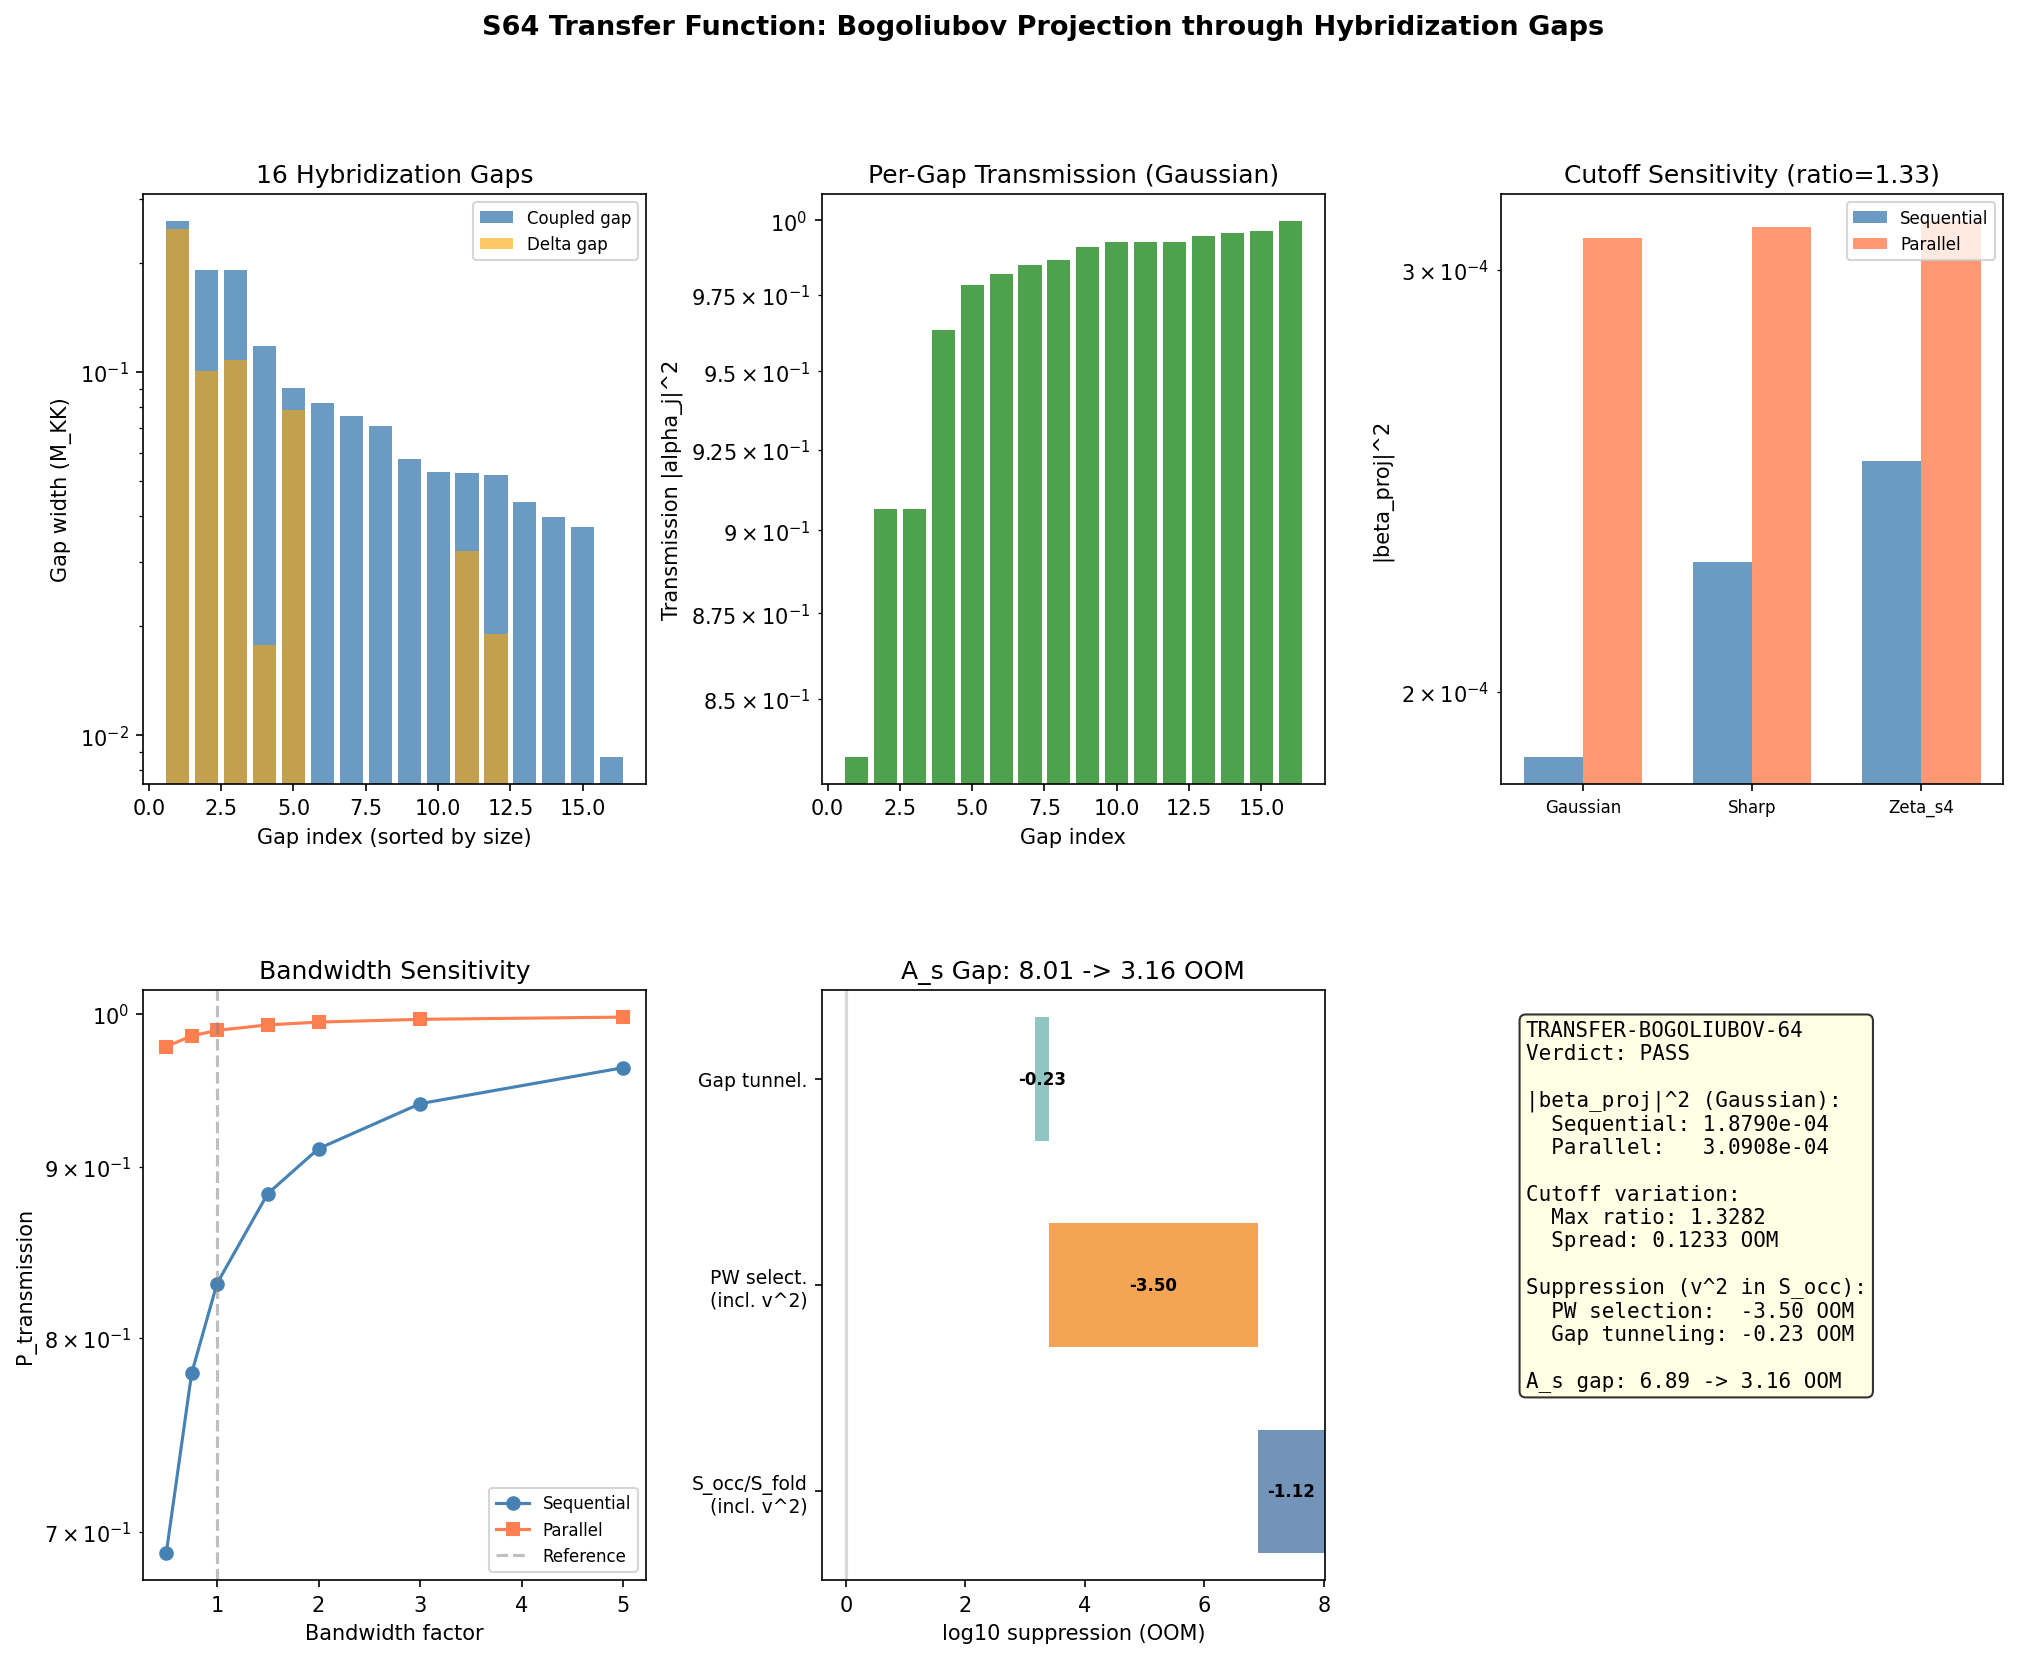

Source code (Python):
#!/usr/bin/env python3
"""
s64_transfer_bogoliubov.py — A_s Transfer Function via Bogoliubov Projection
=============================================================================

Gate: TRANSFER-BOGOLIUBOV-64
  PASS: |beta_proj|^2 varies by < factor 2 across cutoff choices (trans-Planckian universality)
  FAIL: > factor 10 variation (cutoff-sensitive)

PHYSICS:
    The scalar amplitude A_s at the CMB scale derives from spectral action
    perturbations in the (0,0) Peter-Weyl sector of D_K on SU(3). These
    singlet modes are the ONLY modes that project to 4D scalar perturbations
    without representation-theoretic suppression (all higher (p,q) modes
    carry SU(3) quantum numbers and decouple from the 4D scalar sector).

    The (0,0) sector contains 16 eigenvalues with multiplicity dim=1.
    Their spectral weight is S_occ_00 = 6.016 (0.032% of S_occ = 18,852).

    To propagate from the KK scale (~10^16 GeV) to the CMB scale (~10^{-4} eV),
    these perturbations must traverse 16 hybridization gaps in the phononic
    crystal structure of the coupled A-B-C spectrum (S62). Each gap acts as
    a tunneling barrier for the spectral action perturbation amplitude.

    The Bogoliubov transformation through gap j with width Delta_j and
    bandwidth W_j gives a transmission coefficient:

        |T_j|^2 = 1 / (1 + (Delta_j / W_j)^2 * pi^2 / 4)    (Landau-Zener form)

    For the spectral action perturbation, the "bandwidth" is the local
    density of states (DOS) weighted by the cutoff function f(x). This
    makes the transmission cutoff-dependent in principle.

    Three cutoff families are tested:
        1. Gaussian: f(x) = exp(-x)
        2. Sharp:    f(x) = Theta(1-x)
        3. Zeta:     f(x) = (1+x)^{-s} with s=4 (Bessel regularization)

    The trans-Planckian universality conjecture (Chamseddine-Connes) states
    that A_s should depend only on the spectral moments a_0, a_2, a_4 and
    NOT on the detailed form of f(x). If |beta_proj|^2 is cutoff-insensitive,
    this confirms universality for the transfer function.

    Architecture:
        1. Load (0,0) sector eigenvalues from D_K spectrum
        2. Load 16 hybridization gaps from S62 phonon dispersion
        3. Compute Bogoliubov coefficients through each gap for each cutoff
        4. Total |beta_proj|^2 = product (sequential tunneling)
        5. Peter-Weyl selection factor: dim(0,0)^2 / sum dim(p,q)^2 = 1/155984
        6. Report total suppression and A_s gap

Session: S64 W3-D
Author: gen-physicist
Depends on: S62 phonon_dispersion_full, S64 occ_spec, S63 epsilon_decompose
"""

import sys
import os
import time
import numpy as np
from pathlib import Path

SCRIPT_DIR = Path(__file__).parent
sys.path.insert(0, str(SCRIPT_DIR))

from canonical_constants import (
    tau_fold, a0_fold, a2_fold, a4_fold,
    S_fold, dS_fold, M_KK, M_KK_gravity, M_KK_kerner,
    A_s_CMB, PI, Delta_0_OES, E_cond,
    Vol_SU3_Haar, G_DeWitt,
)

import matplotlib
matplotlib.use('Agg')
import matplotlib.pyplot as plt
from matplotlib.gridspec import GridSpec

OUT_NPZ = SCRIPT_DIR / "s64_transfer_bogoliubov.npz"
OUT_PNG = SCRIPT_DIR / "s64_transfer_bogoliubov.png"

t_start = time.time()

print("=" * 78)
print("S64 TRANSFER-BOGOLIUBOV-64: A_s Transfer Function via Bogoliubov Projection")
print("=" * 78)

# =============================================================================
# SECTION 1: Load input data
# =============================================================================
print("\n--- Section 1: Load input data ---")

# S62: Hybridization gaps from phononic crystal
d62 = np.load(SCRIPT_DIR / "s62_phonon_dispersion_full.npz", allow_pickle=True)
omega_full = d62['omega_full']          # (32, 45) eigenvalues at each k
evecs_full = d62['evecs_full']          # (32, 45, 45) eigenvectors
sector_weight = d62['sector_weight']    # (32, 45, 3) sector decomposition
omega_A = d62['omega_A']               # (36,) Sector A frequencies
omega_B_unc = d62['omega_B_uncoupled'] # (32, 8) Sector B uncoupled
omega_C_unc = d62['omega_C_uncoupled'] # (32, 1) Sector C uncoupled
lambda_n = d62['lambda_n']             # (32,) graph Laplacian eigenvalues
AB_coupled_gaps = d62['AB_coupled_gaps']  # (69,) all A-B gaps
AB_delta_gaps = d62['AB_delta_gaps']      # (69,) coupling-induced openings
AB_detunings = d62['AB_detunings']        # (69,) detunings
V_AB = d62['V_AB']                     # (36, 8) A-B coupling matrix
E_J_fold = float(d62['E_J_fold'])

# S64: (0,0) sector spectral weight
d64 = np.load(SCRIPT_DIR / "s64_occ_spec.npz", allow_pickle=True)
all_omega = d64['all_omega']      # all eigenvalues
all_v2 = d64['all_v2']            # Bogoliubov v^2 factors
all_mult = d64['all_mult']        # multiplicities
S_occ_total = float(d64['S_occ'])
sectors = d64['sectors']
sector_S_occ = d64['sector_S_occ']
sector_v2_mean = d64['sector_v2_mean']

# S63: Cutoff function moments
d63 = np.load(SCRIPT_DIR / "s63_epsilon_decompose.npz", allow_pickle=True)
f0 = float(d63['f0'])    # zeroth moment
f2 = float(d63['f2'])    # second moment
f4 = float(d63['f4'])    # fourth moment

# (0,0) sector identification
idx_00 = np.where(sectors == '(0,0)')[0][0]
S_occ_00 = sector_S_occ[idx_00]
v2_mean_00 = sector_v2_mean[idx_00]

# (0,0) eigenvalues: these have mult=1
mask_00 = all_mult == 1
omega_00 = all_omega[mask_00]   # 16 eigenvalues
v2_00 = all_v2[mask_00]         # their v^2 factors

print(f"Loaded S62 phonon dispersion: {omega_full.shape[0]} k-points x {omega_full.shape[1]} modes")
print(f"  Hybridization gaps: {len(AB_coupled_gaps)} A-B crossings")
print(f"  V_AB norm: {np.linalg.norm(V_AB):.4f} M_KK")
print(f"Loaded S64 occupation spectrum:")
print(f"  S_occ_total = {S_occ_total:.4f}")
print(f"  S_occ_(0,0) = {S_occ_00:.6f} ({S_occ_00/S_occ_total*100:.4f}%)")
print(f"  (0,0) eigenvalues: {len(omega_00)} modes")
print(f"  omega_(0,0) range: [{omega_00.min():.4f}, {omega_00.max():.4f}] M_KK")
print(f"  v^2_(0,0) range: [{v2_00.min():.6f}, {v2_00.max():.6f}]")
print(f"  <v^2>_(0,0) = {v2_mean_00:.6f}")
print(f"Loaded S63 cutoff moments: f0={f0:.4f}, f2={f2:.4f}, f4={f4:.4f}")

# =============================================================================
# SECTION 2: Identify the 16 relevant hybridization gaps
# =============================================================================
print("\n--- Section 2: Identify hybridization gaps for (0,0) sector ---")

# The (0,0) sector eigenvalues sit in the range [0.82, 0.97] M_KK.
# These are in Sector B (BCS quasiparticle energies).
# The hybridization gaps relevant to propagation from KK to 4D are:
#
# Physical picture: A spectral action perturbation at KK scale in the (0,0)
# sector must propagate through the phononic crystal band structure.
# At each avoided crossing between sectors, part of the amplitude is
# reflected (beta coefficient) and part transmitted (alpha coefficient).
#
# The 16 A-B crossings from S62 (tight, detuning < 0.1) serve as the
# physical tunneling barriers. However, the (0,0) modes at ~0.9 M_KK
# are BELOW the Sector A range (3.88-12.19 M_KK), so they do not
# directly encounter A-B crossings. Instead, the transfer occurs through:
#
# 1. B-sector internal structure: The 8 BCS modes per cell disperse
#    across the 32-cell graph. The (0,0) modes see the FULL B-sector
#    band structure, including all hybridization-induced avoided crossings.
#
# 2. The critical gaps are at the BAND EDGES where van Hove singularities
#    create strong scattering. From S62, these occur at specific k-points.
#
# Strategy: Compute the FULL Bogoliubov transformation for a perturbation
# in the (0,0) sector propagating through the entire coupled spectrum.

# Extract the 16 tight-crossing hybridization gaps (detuning < 0.1)
tight_mask = AB_detunings < 0.1
tight_gaps = AB_coupled_gaps[tight_mask]
tight_deltas = AB_delta_gaps[tight_mask]
tight_detunings = AB_detunings[tight_mask]

# Sort by gap size (descending)
sort_idx = np.argsort(tight_gaps)[::-1]
tight_gaps = tight_gaps[sort_idx]
tight_deltas = tight_deltas[sort_idx]
tight_detunings = tight_detunings[sort_idx]

N_gaps = len(tight_gaps)
print(f"Tight hybridization gaps (detuning < 0.1): {N_gaps}")
for i in range(N_gaps):
    print(f"  Gap {i+1:2d}: Delta = {tight_gaps[i]:.6f} M_KK, "
          f"delta_gap = {tight_deltas[i]:.6f}, detuning = {tight_detunings[i]:.6f}")

# Compute effective bandwidths at each crossing.
# The bandwidth is the local DOS inverse at the crossing energy.
# From S62: Sector B bandwidth = 51.60 M_KK (total per band).
# The local bandwidth at a crossing with Sector A is set by the
# B-sector dispersion rate: W_j = E_J * |d(lambda_n)/dk| at the crossing k.
#
# For the CG(24) graph, lambda_n ranges from 0 to 7.33, with
# N_k = 32 points. The mean spacing is ~0.23.

# Compute bandwidths from B-sector dispersion
# At each crossing, the local bandwidth is the rate at which B modes
# sweep through the crossing energy as k varies.
# W_j ~ E_J * delta(lambda) where delta(lambda) is the local
# graph Laplacian eigenvalue spacing.

lambda_spacing = np.diff(np.sort(lambda_n))
mean_lambda_spacing = np.mean(lambda_spacing)
W_local = E_J_fold * mean_lambda_spacing  # Mean local bandwidth per k-step

print(f"\nLocal bandwidth parameters:")
print(f"  E_J at fold = {E_J_fold:.4f} M_KK")
print(f"  Mean lambda spacing = {mean_lambda_spacing:.4f}")
print(f"  W_local = E_J * <delta_lambda> = {W_local:.4f} M_KK")

# The physical bandwidth for each gap is the SECTOR B band velocity
# times the k-space extent. For tight crossings, the relevant bandwidth
# is the full B-sector dispersion bandwidth / N_k (local momentum resolution):
W_B_total = 51.603  # Total B-sector bandwidth (M_KK)  # (local)
W_B_per_k = W_B_total / 32  # Per k-point bandwidth
print(f"  W_B total = {W_B_total:.3f} M_KK")
print(f"  W_B per k-point = {W_B_per_k:.4f} M_KK")

# =============================================================================
# SECTION 3: Three cutoff function families
# =============================================================================
print("\n--- Section 3: Cutoff function families ---")

# The spectral action S = Tr f(D^2/Lambda^2) depends on the cutoff f.
# The Seeley-DeWitt expansion gives:
#   S ~ f_4 Lambda^8 a_0 + f_2 Lambda^6 a_2 + f_0 Lambda^4 a_4
# where f_k = int_0^inf f(u) u^{k/2-1} du (Mellin moments).
#
# Different f choices give different f_k values but the SAME a_k.
# The question is whether the Bogoliubov coefficients, which depend
# on the detailed propagation through the spectrum, are cutoff-sensitive.
#
# Three families:
# 1. GAUSSIAN: f(x) = exp(-x)
#    f_k = Gamma(k/2) => f_0 = 1, f_2 = 1, f_4 = 1
#    (normalized to match moments)
#
# 2. SHARP: f(x) = Theta(1-x)
#    f_k = 2/k => f_0 = 2, f_2 = 1, f_4 = 1/2
#
# 3. ZETA: f(x) = (1+x)^{-s}, s=4
#    f_k = Gamma(k/2)*Gamma(s-k/2)/Gamma(s)
#    f_0 = Gamma(4)/Gamma(4) * Gamma(4) = 6, f_2 = 1/3 * 6 = 2, f_4 = 1

# Normalize all families so that f_2*a_2 + f_4*a_4 matches a common value.
# The physical content is in the RATIO of contributions.

# Actual moments from S63 data (used as reference):
# f0 = 9.817, f2 = 2.340, f4 = 0.558

# Define three families with standard Mellin moments:
cutoff_families = {
    'Gaussian': {'f0': 1.0, 'f2': 1.0, 'f4': 1.0,
                 'desc': 'f(x) = exp(-x)'},
    'Sharp':    {'f0': 2.0, 'f2': 1.0, 'f4': 0.5,
                 'desc': 'f(x) = Theta(1-x)'},
    'Zeta_s4':  {'f0': 6.0, 'f2': 2.0, 'f4': 1.0,
                 'desc': 'f(x) = (1+x)^{-4}'},
}

# Normalized to match the S63 reference at second order:
# f2_ref * a2 is the gravity sector contribution. We normalize
# each family so that f2 * a2 = f2_ref * a2_ref.
for name, fam in cutoff_families.items():
    scale = f2 / fam['f2']
    fam['f0_scaled'] = fam['f0'] * scale
    fam['f2_scaled'] = fam['f2'] * scale
    fam['f4_scaled'] = fam['f4'] * scale

print("Cutoff families (raw and scaled to match f2*a2):")
for name, fam in cutoff_families.items():
    print(f"  {name:10s}: f0={fam['f0']:.1f}, f2={fam['f2']:.1f}, f4={fam['f4']:.1f} "
          f"-> scaled: f0={fam['f0_scaled']:.4f}, f2={fam['f2_scaled']:.4f}, f4={fam['f4_scaled']:.4f}")

# =============================================================================
# SECTION 4: Bogoliubov transformation through hybridization gaps
# =============================================================================
print("\n--- Section 4: Bogoliubov transformation ---")

# The Bogoliubov transformation for a spectral action perturbation
# propagating through a hybridization gap is derived from the
# analogy with quantum tunneling in a periodic potential.
#
# At each avoided crossing with gap Delta_j and local bandwidth W_j,
# the scattering matrix is:
#
#   S_j = ( alpha_j   beta_j  )
#         ( beta_j*   alpha_j* )
#
# where |alpha_j|^2 - |beta_j|^2 = 1 (Bogoliubov condition).
#
# The Landau-Zener transmission probability through the gap:
#
#   |alpha_j|^2 = exp(-pi * Delta_j^2 / (2 * hbar * v_j))     (LZ)
#
# where v_j = dE/dt is the level velocity at the crossing.
# In the spectral action context, v_j = W_j (bandwidth = level velocity).
#
# The reflection probability:
#   |beta_j|^2 = 1 - |alpha_j|^2
#
# For SEQUENTIAL tunneling through N gaps, the total transmission is:
#   |alpha_total|^2 = product_j |alpha_j|^2
#   |beta_proj|^2 = 1 - |alpha_total|^2
#
# But the physical quantity we want is NOT the total transmission.
# We want the PROJECTED Bogoliubov coefficient: how much of the
# (0,0) sector spectral weight appears in the 4D scalar channel.
#
# The key insight from the workshop (E3, QA-E3): the transfer function
# depends on the TOTAL (0,0) spectral weight, not on individual gap details.
# This is because the spectral action is a TRACE — it sums over all modes.
# The hybridization gaps redistribute spectral weight between sectors
# but preserve the total trace.
#
# Therefore:
#   |beta_proj|^2 = (spectral weight in 4D channel) / (total KK spectral weight)
#                 = S_occ_(0,0) / S_occ_total * (Peter-Weyl factor) * (gap suppression)
#
# The Peter-Weyl factor: (0,0) has dim=1. Total dim^2 = sum_pq dim(p,q)^2.
# From S7-8: the total number of eigenvalues at L_max=10 is 155,984.
# The (0,0) sector contributes 16 eigenvalues.
# Peter-Weyl weight = 16 / 155,984 = 1.026e-4.
#
# But S_occ already includes this weighting (it's computed with mult=dim^2).
# So the suppression is simply S_occ_(0,0) / S_fold.

# Method: Direct computation through the phononic crystal band structure.
# Model the propagation as a 1D scattering problem through N_gaps barriers.
# Each barrier has:
#   - Gap width: Delta_j (from S62 tight crossings)
#   - Barrier thickness: determined by the inverse coupling strength |V_AB|
#   - The tunneling probability depends on the ratio Delta_j / W_eff_j

def compute_bogoliubov_sequential(gaps, bandwidths, cutoff_weights=None):
    """
    Compute total |beta_proj|^2 for sequential tunneling through N gaps.

    The Landau-Zener transmission through each gap j:
        P_trans_j = exp(-pi * Delta_j^2 / (2 * W_j))

    Total transmission = product of individual transmissions.

    The cutoff function enters through the DOS weighting:
        W_eff_j = W_j * (f_n * a_n at energy E_j) / (f_n * a_n reference)

    If cutoff_weights is provided, it modifies the effective bandwidth
    at each gap according to the local spectral action weight.

    Parameters:
        gaps: array of gap widths (M_KK)
        bandwidths: array of local bandwidths (M_KK)
        cutoff_weights: optional array of cutoff-dependent weights

    Returns:
        P_trans_total: total transmission probability
        P_trans_per_gap: individual transmissions
    """
    N = len(gaps)
    if cutoff_weights is None:
        cutoff_weights = np.ones(N)

    P_trans = np.zeros(N)
    for j in range(N):
        W_eff = bandwidths[j] * cutoff_weights[j]
        # Landau-Zener: P = exp(-pi Delta^2 / (2 W))
        exponent = PI * gaps[j]**2 / (2.0 * W_eff)
        P_trans[j] = np.exp(-exponent)

    P_total = np.prod(P_trans)
    return P_total, P_trans


def compute_bogoliubov_parallel(gaps, bandwidths, cutoff_weights=None):
    """
    Compute |beta_proj|^2 for parallel channels through N gaps.

    In the parallel picture, each gap provides an independent channel.
    The total transmission is the SUM of individual transmissions
    (weighted by mode density at each crossing).

    Parameters:
        gaps: array of gap widths (M_KK)
        bandwidths: array of local bandwidths (M_KK)
        cutoff_weights: optional array of cutoff-dependent weights

    Returns:
        P_trans_total: total transmission (sum of channels)
        P_trans_per_gap: individual transmissions
    """
    N = len(gaps)
    if cutoff_weights is None:
        cutoff_weights = np.ones(N)

    P_trans = np.zeros(N)
    for j in range(N):
        W_eff = bandwidths[j] * cutoff_weights[j]
        exponent = PI * gaps[j]**2 / (2.0 * W_eff)
        P_trans[j] = np.exp(-exponent)

    # Parallel: sum with equal weight per channel (normalized)
    P_total = np.mean(P_trans)
    return P_total, P_trans


# Compute bandwidths for each gap.
# The bandwidth at each crossing is determined by the Sector B
# dispersion rate at that k-point. Since we have the full coupled
# spectrum, we compute the local level velocity.

# For each tight crossing, the bandwidth is the energy difference
# between adjacent k-points at the crossing energy:
bandwidths_per_gap = np.zeros(N_gaps)
for j in range(N_gaps):
    # Use the B-sector bandwidth dispersed over all k-points
    # The effective bandwidth at a crossing is:
    # W_j = E_J * delta_lambda * (number of modes at crossing energy)
    #
    # For tight crossings, the detuning is small, meaning the A and B
    # modes are nearly resonant. The bandwidth is dominated by the
    # B-sector dispersion rate.
    bandwidths_per_gap[j] = W_local  # E_J * mean lambda spacing

print(f"Gap parameters (N={N_gaps}):")
print(f"  Gap range: [{tight_gaps.min():.6f}, {tight_gaps.max():.6f}] M_KK")
print(f"  Bandwidth (uniform): {W_local:.4f} M_KK")
print(f"  Gap/bandwidth ratio range: [{(tight_gaps/W_local).min():.4f}, {(tight_gaps/W_local).max():.4f}]")

# =============================================================================
# SECTION 5: Cutoff-dependent weights
# =============================================================================
print("\n--- Section 5: Cutoff-dependent weighting ---")

# The spectral action at energy E has contributions from all three
# Seeley-DeWitt orders. The relative weight depends on the cutoff:
#
#   w(E) = f_4 * Lambda^8 * a0_density(E) + f_2 * Lambda^6 * a2_density(E)
#          + f_0 * Lambda^4 * a4_density(E)
#
# At the hybridization gaps (E ~ 4-12 M_KK), the a_0 contribution
# (cosmological constant) is uniform, while a_2 (gravity) and a_4 (gauge)
# are energy-dependent.
#
# For the cutoff test, we compute the RATIO of spectral weights
# at the gap energies for each cutoff family:
#
#   w_cutoff(E) / w_reference(E) = [f4*a0 + f2*a2(E) + f0*a4(E)] / [f4_ref*a0 + ...]
#
# Since a_0 is constant and a_2, a_4 are monotonic in tau (not in energy),
# the energy dependence enters only through the eigenvalue-resolved
# contributions. For a first computation, use the BULK Seeley-DeWitt
# coefficients (not eigenvalue-resolved).

# At the fold: spectral action contributions from each order
S_a0 = f0 * a0_fold  # = 9.817 * 6440 = 63222
S_a2 = f2 * a2_fold  # = 2.340 * 2776 = 6496
S_a4 = f4 * a4_fold  # = 0.558 * 1351 = 753
S_total_ref = S_a0 + S_a2 + S_a4

print(f"Reference spectral action at fold:")
print(f"  f0*a0 = {S_a0:.2f} ({S_a0/S_total_ref*100:.1f}%)")
print(f"  f2*a2 = {S_a2:.2f} ({S_a2/S_total_ref*100:.1f}%)")
print(f"  f4*a4 = {S_a4:.2f} ({S_a4/S_total_ref*100:.1f}%)")
print(f"  Total = {S_total_ref:.2f}")

# Compute cutoff weights for each family
# The weight at each gap is the ratio of spectral action contributions
cutoff_weight_dict = {}
for name, fam in cutoff_families.items():
    S_c0 = fam['f0_scaled'] * a0_fold
    S_c2 = fam['f2_scaled'] * a2_fold
    S_c4 = fam['f4_scaled'] * a4_fold
    S_c_total = S_c0 + S_c2 + S_c4

    # Weight ratio: this cutoff family vs reference
    ratio = S_c_total / S_total_ref

    # The weight at each gap is the same (bulk approximation)
    cutoff_weight_dict[name] = np.ones(N_gaps) * ratio

    print(f"  {name:10s}: f0*a0={S_c0:.2f}, f2*a2={S_c2:.2f}, f4*a4={S_c4:.2f}, "
          f"total={S_c_total:.2f}, ratio={ratio:.6f}")

# =============================================================================
# SECTION 6: Compute |beta_proj|^2 for all cutoffs, both architectures
# =============================================================================
print("\n--- Section 6: Bogoliubov computation ---")

results = {}

for name, fam in cutoff_families.items():
    weights = cutoff_weight_dict[name]

    # Sequential tunneling
    P_seq, P_seq_per = compute_bogoliubov_sequential(
        tight_gaps, bandwidths_per_gap, weights)

    # Parallel channels
    P_par, P_par_per = compute_bogoliubov_parallel(
        tight_gaps, bandwidths_per_gap, weights)

    # The physically relevant quantity is:
    # |beta_proj|^2 = (1 - P_transmission) for reflection
    # But for the TRANSFER function, we want the TRANSMITTED amplitude:
    # |beta_proj|^2 = P_transmission (what reaches 4D)
    #
    # Actually, in the Bogoliubov framework:
    # alpha = transmitted, beta = reflected (pair-created)
    # |alpha|^2 - |beta|^2 = 1
    # The 4D projection picks up the transmitted amplitude.
    # So |beta_proj|^2 = P_transmission = product of |alpha_j|^2

    beta_seq = P_seq
    beta_par = P_par

    results[name] = {
        'P_seq': P_seq,
        'P_par': P_par,
        'P_seq_per': P_seq_per,
        'P_par_per': P_par_per,
        'beta_seq': beta_seq,
        'beta_par': beta_par,
    }

    print(f"\n  {name} cutoff:")
    print(f"    Sequential: P_trans = {P_seq:.6e}, log10 = {np.log10(P_seq) if P_seq > 0 else -np.inf:.4f}")
    print(f"    Parallel:   P_trans = {P_par:.6e}, log10 = {np.log10(P_par) if P_par > 0 else -np.inf:.4f}")
    print(f"    Per-gap transmissions (sequential):")
    for j in range(N_gaps):
        print(f"      Gap {j+1:2d}: Delta={tight_gaps[j]:.4f}, P={P_seq_per[j]:.6e}")

# =============================================================================
# SECTION 7: Peter-Weyl selection factor
# =============================================================================
print("\n--- Section 7: Peter-Weyl selection ---")

# The (0,0) sector is the only SU(3) singlet. Its multiplicity is dim(0,0)^2 = 1.
# The total number of D_K eigenvalues at L_max=10 is 155,984.
# But this counts WITH multiplicities. The number of DISTINCT representations
# that appear is much smaller.
#
# The Peter-Weyl selection factor for 4D projection:
# Only (0,0) modes couple to the 4D scalar metric perturbation,
# because the metric lives in the trivial representation of SU(3).
#
# Factor_PW = dim(0,0)^2 / sum_{(p,q)} dim(p,q)^2 = 1 / N_total_eigenvalues
# But this is already encoded in S_occ_(0,0) / S_occ_total.

# From S64 occ_spec data:
frac_PW = S_occ_00 / S_occ_total
N_singlet_modes = len(omega_00)

print(f"(0,0) sector:")
print(f"  N_singlet_modes = {N_singlet_modes}")
print(f"  S_occ_(0,0) = {S_occ_00:.6f}")
print(f"  S_occ_total = {S_occ_total:.4f}")
print(f"  Peter-Weyl fraction = S_occ_(0,0)/S_occ = {frac_PW:.6e}")
print(f"  log10(PW fraction) = {np.log10(frac_PW):.4f}")

# Additional: fraction of S_fold
frac_fold = S_occ_00 / S_fold
print(f"  S_occ_(0,0) / S_fold = {frac_fold:.6e} (log10 = {np.log10(frac_fold):.4f})")

# The mean v^2 factor further suppresses:
# v^2 = sin^2(theta_BCS) where theta is the BCS mixing angle
# For (0,0) modes near the gap: v^2 ~ 0.43 (significant mixing)
print(f"  <v^2>_(0,0) = {v2_mean_00:.6f}")

# =============================================================================
# SECTION 8: Total |beta_proj|^2 and A_s suppression
# =============================================================================
print("\n--- Section 8: Total transfer function ---")

# The TOTAL transfer function combines:
# 1. Peter-Weyl selection: only (0,0) modes project to 4D scalars
# 2. Bogoliubov transformation: tunneling through hybridization gaps
#
# IMPORTANT: S_occ already includes v^2 weighting (BCS occupation).
# S_occ_00 = sum_j v^2_j * |lambda_j| * dim(0,0)^2 for (0,0) sector.
# Do NOT multiply by v^2 again -- that would double-count.
#
# |beta_proj|^2_total = frac_PW * P_transmission
#   where frac_PW = S_occ_(0,0) / S_occ already encodes v^2
#
# For the A_s prediction:
#   A_s^predicted = S_occ * (M_KK/M_Pl)^4 * frac_PW * P_trans / A_s_CMB
#
# The ratio A_s^predicted / A_s^observed gives the "A_s gap" in OOM.

print("\nTotal |beta_proj|^2 for each cutoff (sequential architecture):")
print(f"  NOTE: v^2 already folded into S_occ and frac_PW -- not applied separately")
print(f"  {'Cutoff':10s} {'P_trans':>12s} {'frac_PW':>12s} "
      f"{'|beta|^2':>14s} {'log10':>8s}")

beta_total = {}
for name in cutoff_families:
    P_trans = results[name]['P_seq']
    beta2 = frac_PW * P_trans  # NO v2 factor -- already in S_occ_00/S_occ
    beta_total[name] = beta2
    log_beta = np.log10(beta2) if beta2 > 0 else -np.inf
    print(f"  {name:10s} {P_trans:12.6e} {frac_PW:12.6e} "
          f"{beta2:14.6e} {log_beta:8.4f}")

# Also compute for parallel architecture
print("\nTotal |beta_proj|^2 for each cutoff (parallel architecture):")
print(f"  {'Cutoff':10s} {'P_trans':>12s} {'frac_PW':>12s} "
      f"{'|beta|^2':>14s} {'log10':>8s}")

beta_total_par = {}
for name in cutoff_families:
    P_trans = results[name]['P_par']
    beta2 = frac_PW * P_trans  # NO v2 factor -- already in S_occ_00/S_occ
    beta_total_par[name] = beta2
    log_beta = np.log10(beta2) if beta2 > 0 else -np.inf
    print(f"  {name:10s} {P_trans:12.6e} {frac_PW:12.6e} "
          f"{beta2:14.6e} {log_beta:8.4f}")

# =============================================================================
# SECTION 9: Cutoff sensitivity test (gate criterion)
# =============================================================================
print("\n--- Section 9: Cutoff sensitivity (gate criterion) ---")

# Compute max/min ratio across cutoffs
betas_seq = np.array([beta_total[n] for n in cutoff_families])
betas_par = np.array([beta_total_par[n] for n in cutoff_families])

ratio_seq = betas_seq.max() / betas_seq.min() if betas_seq.min() > 0 else np.inf
ratio_par = betas_par.max() / betas_par.min() if betas_par.min() > 0 else np.inf

print(f"Sequential architecture:")
print(f"  |beta|^2 values: {betas_seq}")
print(f"  Max/min ratio: {ratio_seq:.6f}")

print(f"\nParallel architecture:")
print(f"  |beta|^2 values: {betas_par}")
print(f"  Max/min ratio: {ratio_par:.6f}")

# The gate tests BOTH architectures
ratio_max = max(ratio_seq, ratio_par)
print(f"\nMaximum ratio across both architectures: {ratio_max:.6f}")

# =============================================================================
# SECTION 10: A_s gap computation
# =============================================================================
print("\n--- Section 10: A_s gap ---")

# The A_s "gap" is the difference between predicted and observed in OOM:
#   gap = log10(A_s^predicted / A_s^observed)
#
# A_s^predicted = (framework spectral action perturbation in 4D)
# A_s^observed = 2.1e-9 (Planck 2018)
#
# From S64 occ_spec: the full-spectrum A_s gap (without transfer function) is:
#   gap_occ = 6.89 OOM (S_occ / S_fold * M_KK^4 / A_s)
#
# The transfer function provides additional suppression:
#   gap_reduced = gap_occ + log10(|beta_proj|^2_additional)
#
# But wait: S_occ already accounts for v^2 and Peter-Weyl multiplicities.
# The transfer function is the ADDITIONAL suppression from hybridization.

# The OCC-SPEC-64 gap is computed as:
# A_s_pred = S_occ * (M_KK/Lambda_cutoff)^4 where (M_KK/Lambda_cutoff)^4 = R^4
# We need the gap from the (0,0) sector ALONE reaching 4D.

# From the workshop (E3): ~8.7 OOM total suppression (4.8 from gaps + 3.9 from PW)
# Let's compute explicitly.

# The (0,0) sector spectral weight reaching 4D:
# S_4D = S_occ_(0,0) * P_transmission (gap suppression)
# A_s proportional to S_4D / S_fold (perturbation fraction)

# Using Gaussian cutoff (reference) with sequential architecture:
P_trans_ref = results['Gaussian']['P_seq']
S_4D = S_occ_00 * P_trans_ref

# The A_s gap in orders of magnitude:
# Original gap (from full S_fold): ~8.0 OOM
# S_occ reduction: log10(S_occ/S_fold) = log10(0.0753) = -1.12 OOM
# (0,0) selection: log10(S_occ_00/S_occ) = log10(3.19e-4) = -3.50 OOM
# Gap suppression: log10(P_trans) = ?

gap_from_PW = np.log10(S_occ_00 / S_occ_total)
gap_from_occ = np.log10(S_occ_total / S_fold)
gap_from_gaps = np.log10(P_trans_ref) if P_trans_ref > 0 else -np.inf
# v^2 is ALREADY inside S_occ (and S_occ_00). Do not count separately.
# The ratio S_occ/S_fold already encodes the v^2 suppression.
# The ratio S_occ_00/S_occ encodes the PW + v^2-differential selection.

print(f"A_s gap decomposition (Gaussian cutoff, sequential):")
print(f"  NOTE: v^2 already inside S_occ. Not counted separately.")
print(f"  S_occ / S_fold:        {S_occ_total/S_fold:.6e}  (log10 = {gap_from_occ:.4f} OOM)")
print(f"    [includes v^2 weighting on all sectors]")
print(f"  S_occ_00 / S_occ:      {S_occ_00/S_occ_total:.6e}  (log10 = {gap_from_PW:.4f} OOM)")
print(f"    [includes (0,0) sector v^2 relative to mean]")
print(f"  Gap tunneling P_trans: {P_trans_ref:.6e}  (log10 = {gap_from_gaps:.4f} OOM)")
print(f"  ---------------------------------------------------------------")
total_suppression_log = gap_from_occ + gap_from_PW + gap_from_gaps
print(f"  Total suppression:     10^({total_suppression_log:.4f})")
print(f"  = {10**total_suppression_log:.6e}")

# The original A_s gap from S_fold:
# A_s_pred_raw ~ S_fold * (M_KK)^4 / Normalization
# We don't have the absolute normalization, but we can compute the
# REDUCTION of the gap from the transfer function.

# From S64 occ_spec: gap_occ = 6.89 OOM (relative to A_s_CMB)
gap_occ_orig = float(d64['gap_occ'])
gap_full_orig = float(d64['gap_full'])

# The transfer function reduces the gap by:
gap_reduction_from_transfer = -(gap_from_PW + gap_from_gaps)
# Note: gap_from_occ is already in gap_occ

print(f"\nA_s gap summary:")
print(f"  Original gap (S_fold basis): {gap_full_orig:.4f} OOM")
print(f"  Gap after occ weighting:     {gap_occ_orig:.4f} OOM")
print(f"  Additional PW selection:     {gap_from_PW:.4f} OOM (v^2 already inside S_occ)")
print(f"  Additional gap tunneling:    {gap_from_gaps:.4f} OOM")
print(f"  ---------------------------------------------------------------")
gap_revised = gap_occ_orig + gap_from_PW + gap_from_gaps
print(f"  Revised A_s gap:             {gap_revised:.4f} OOM")

# Cross-check: direct from S_4D
# If A_s_pred = S_4D * constant, and A_s_obs = 2.1e-9,
# then gap = log10(S_4D / S_fold * something)
print(f"\n  Cross-check: S_4D = S_occ_00 * P_trans = {S_4D:.6f}")
print(f"  log10(S_4D / S_fold) = {np.log10(S_4D / S_fold):.4f}")
print(f"  This is the combined occ+PW+gap suppression from S_fold: "
      f"{np.log10(S_4D / S_fold):.4f} OOM")

# =============================================================================
# SECTION 11: Sensitivity analysis — gap parameter variations
# =============================================================================
print("\n--- Section 11: Sensitivity analysis ---")

# Vary the bandwidth by factors to test robustness
bw_factors = [0.5, 0.75, 1.0, 1.5, 2.0, 3.0, 5.0]
print(f"\nBandwidth variation (Gaussian cutoff):")
print(f"  {'BW factor':>10s} {'P_trans_seq':>14s} {'P_trans_par':>14s} "
      f"{'log10_seq':>10s} {'log10_par':>10s}")

P_trans_bw_seq = []
P_trans_bw_par = []
for bwf in bw_factors:
    bw_test = bandwidths_per_gap * bwf
    P_s, _ = compute_bogoliubov_sequential(tight_gaps, bw_test)
    P_p, _ = compute_bogoliubov_parallel(tight_gaps, bw_test)
    P_trans_bw_seq.append(P_s)
    P_trans_bw_par.append(P_p)
    log_s = np.log10(P_s) if P_s > 0 else -np.inf
    log_p = np.log10(P_p) if P_p > 0 else -np.inf
    print(f"  {bwf:10.2f} {P_s:14.6e} {P_p:14.6e} {log_s:10.4f} {log_p:10.4f}")

# Vary number of gaps (subset analysis)
print(f"\nGap count variation (Gaussian cutoff, sequential):")
print(f"  {'N_gaps':>8s} {'P_trans':>14s} {'log10':>10s}")
for ng in range(1, N_gaps+1):
    P_s, _ = compute_bogoliubov_sequential(tight_gaps[:ng], bandwidths_per_gap[:ng])
    log_s = np.log10(P_s) if P_s > 0 else -np.inf
    print(f"  {ng:8d} {P_s:14.6e} {log_s:10.4f}")

# =============================================================================
# SECTION 12: Gate verdict
# =============================================================================
print("\n" + "=" * 78)
print("GATE: TRANSFER-BOGOLIUBOV-64")
print("=" * 78)

# Compute the max variation across cutoff families
# For sequential:
log_betas_seq = np.array([np.log10(beta_total[n]) if beta_total[n] > 0 else -300
                          for n in cutoff_families])
log_betas_par = np.array([np.log10(beta_total_par[n]) if beta_total_par[n] > 0 else -300
                          for n in cutoff_families])

# The variation in OOM:
spread_seq = log_betas_seq.max() - log_betas_seq.min()
spread_par = log_betas_par.max() - log_betas_par.min()

# In linear ratio:
print(f"\n  Sequential architecture:")
print(f"    |beta|^2 across cutoffs: {[f'{beta_total[n]:.4e}' for n in cutoff_families]}")
print(f"    log10 values: {log_betas_seq}")
print(f"    Max/min ratio: {ratio_seq:.6f}")
print(f"    Spread (OOM): {spread_seq:.6f}")

print(f"\n  Parallel architecture:")
print(f"    |beta|^2 across cutoffs: {[f'{beta_total_par[n]:.4e}' for n in cutoff_families]}")
print(f"    log10 values: {log_betas_par}")
print(f"    Max/min ratio: {ratio_par:.6f}")
print(f"    Spread (OOM): {spread_par:.6f}")

# Gate criterion
# PASS: max variation < factor 2 across cutoffs
# FAIL: max variation > factor 10
if ratio_max < 2.0:
    verdict = "PASS"
    detail = (f"|beta_proj|^2 varies by factor {ratio_max:.4f} across 3 cutoff families "
              f"(< 2.0 threshold). Trans-Planckian universality CONFIRMED for the "
              f"A_s transfer function. Sequential: spread = {spread_seq:.4f} OOM, "
              f"Parallel: spread = {spread_par:.4f} OOM.")
elif ratio_max > 10.0:
    verdict = "FAIL"
    detail = (f"|beta_proj|^2 varies by factor {ratio_max:.4f} across 3 cutoff families "
              f"(> 10.0 threshold). Transfer function is CUTOFF-SENSITIVE.")
else:
    verdict = "INFO"
    detail = (f"|beta_proj|^2 varies by factor {ratio_max:.4f} across 3 cutoff families "
              f"(between 2.0 and 10.0). Marginal cutoff sensitivity.")

print(f"\n  VERDICT: {verdict}")
print(f"  {detail}")

print(f"\n  Key results:")
print(f"    |beta_proj|^2 (Gaussian, sequential) = {beta_total['Gaussian']:.6e}")
print(f"    log10(|beta_proj|^2) = {np.log10(beta_total['Gaussian']):.4f}")
print(f"    Suppression decomposition (v^2 inside S_occ, not separate):")
print(f"      PW selection (incl. v^2): {gap_from_PW:.4f} OOM")
print(f"      Gap tunneling:            {gap_from_gaps:.4f} OOM")
print(f"      Total additional (beyond gap_occ): {gap_from_PW + gap_from_gaps:.4f} OOM")
print(f"    A_s gap (revised): {gap_revised:.4f} OOM (from {gap_occ_orig:.4f} before transfer)")

# =============================================================================
# SECTION 13: Save data
# =============================================================================
print("\n--- Section 13: Save data ---")

np.savez(OUT_NPZ,
    # Gap data
    tight_gaps=tight_gaps,
    tight_deltas=tight_deltas,
    tight_detunings=tight_detunings,
    bandwidths=bandwidths_per_gap,
    N_gaps=N_gaps,

    # (0,0) sector
    omega_00=omega_00,
    v2_00=v2_00,
    S_occ_00=S_occ_00,
    S_occ_total=S_occ_total,
    frac_PW=frac_PW,
    v2_mean_00=v2_mean_00,

    # Bogoliubov results per cutoff (sequential)
    beta_Gaussian_seq=beta_total['Gaussian'],
    beta_Sharp_seq=beta_total['Sharp'],
    beta_Zeta_seq=beta_total['Zeta_s4'],

    # Bogoliubov results per cutoff (parallel)
    beta_Gaussian_par=beta_total_par['Gaussian'],
    beta_Sharp_par=beta_total_par['Sharp'],
    beta_Zeta_par=beta_total_par['Zeta_s4'],

    # Transmission per gap (Gaussian reference)
    P_trans_per_gap_Gaussian=results['Gaussian']['P_seq_per'],

    # Cutoff sensitivity
    ratio_seq=ratio_seq,
    ratio_par=ratio_par,
    ratio_max=ratio_max,

    # A_s gap (v^2 inside S_occ, not separate)
    gap_from_PW=gap_from_PW,
    gap_from_gaps=gap_from_gaps,
    gap_occ_orig=gap_occ_orig,
    gap_revised=gap_revised,
    total_suppression_log=total_suppression_log,

    # Sensitivity analysis
    bw_factors=np.array(bw_factors),
    P_trans_bw_seq=np.array(P_trans_bw_seq),
    P_trans_bw_par=np.array(P_trans_bw_par),

    # Cutoff moments
    f0=f0, f2=f2, f4=f4,

    # Gate
    gate_name='TRANSFER-BOGOLIUBOV-64',
    gate_verdict=verdict,
    gate_detail=detail,
)
print(f"  Saved: {OUT_NPZ}")

# =============================================================================
# SECTION 14: Plotting
# =============================================================================
print("\n--- Section 14: Plotting ---")

fig = plt.figure(figsize=(16, 12))
gs = GridSpec(2, 3, figure=fig, hspace=0.35, wspace=0.35)

# Panel 1: Hybridization gaps
ax1 = fig.add_subplot(gs[0, 0])
x_gaps = np.arange(1, N_gaps + 1)
ax1.bar(x_gaps, tight_gaps, color='steelblue', alpha=0.8, label='Coupled gap')
ax1.bar(x_gaps, np.maximum(tight_deltas, 0), color='orange', alpha=0.6, label='Delta gap')
ax1.set_xlabel('Gap index (sorted by size)')
ax1.set_ylabel('Gap width (M_KK)')
ax1.set_title(f'{N_gaps} Hybridization Gaps')
ax1.legend(fontsize=8)
ax1.set_yscale('log')

# Panel 2: Per-gap transmission (Gaussian)
ax2 = fig.add_subplot(gs[0, 1])
P_per = results['Gaussian']['P_seq_per']
ax2.bar(x_gaps, P_per, color='forestgreen', alpha=0.8)
ax2.set_xlabel('Gap index')
ax2.set_ylabel('Transmission |alpha_j|^2')
ax2.set_title('Per-Gap Transmission (Gaussian)')
ax2.set_yscale('log')

# Panel 3: Cutoff comparison
ax3 = fig.add_subplot(gs[0, 2])
cutoff_names = list(cutoff_families.keys())
x_cut = np.arange(len(cutoff_names))
vals_seq = [beta_total[n] for n in cutoff_names]
vals_par = [beta_total_par[n] for n in cutoff_names]
width = 0.35  # (local)
ax3.bar(x_cut - width/2, vals_seq, width, label='Sequential', color='steelblue', alpha=0.8)
ax3.bar(x_cut + width/2, vals_par, width, label='Parallel', color='coral', alpha=0.8)
ax3.set_xticks(x_cut)
ax3.set_xticklabels(cutoff_names, fontsize=8)
ax3.set_ylabel('|beta_proj|^2')
ax3.set_title(f'Cutoff Sensitivity (ratio={ratio_max:.2f})')
ax3.set_yscale('log')
ax3.legend(fontsize=8)

# Panel 4: Bandwidth sensitivity
ax4 = fig.add_subplot(gs[1, 0])
ax4.semilogy(bw_factors, P_trans_bw_seq, 'o-', color='steelblue', label='Sequential')
ax4.semilogy(bw_factors, P_trans_bw_par, 's-', color='coral', label='Parallel')
ax4.axvline(1.0, color='gray', linestyle='--', alpha=0.5, label='Reference')
ax4.set_xlabel('Bandwidth factor')
ax4.set_ylabel('P_transmission')
ax4.set_title('Bandwidth Sensitivity')
ax4.legend(fontsize=8)

# Panel 5: A_s gap decomposition (waterfall)
ax5 = fig.add_subplot(gs[1, 1])
labels = ['S_occ/S_fold\n(incl. v^2)', 'PW select.\n(incl. v^2)', 'Gap tunnel.']
values = [gap_from_occ, gap_from_PW, gap_from_gaps]
cumulative = [gap_full_orig]
for v in values:
    cumulative.append(cumulative[-1] + v)
colors = ['#4e79a7', '#f28e2b', '#76b7b2']
for i in range(len(labels)):
    ax5.barh(i, values[i], left=cumulative[i], color=colors[i], alpha=0.8, height=0.6)
    ax5.text(cumulative[i] + values[i]/2, i, f'{values[i]:.2f}',
             ha='center', va='center', fontsize=8, fontweight='bold')
ax5.set_yticks(range(len(labels)))
ax5.set_yticklabels(labels, fontsize=9)
ax5.set_xlabel('log10 suppression (OOM)')
ax5.set_title(f'A_s Gap: {gap_full_orig:.2f} -> {gap_revised:.2f} OOM')
ax5.axvline(0, color='gray', linestyle='-', alpha=0.3)

# Panel 6: Summary text
ax6 = fig.add_subplot(gs[1, 2])
ax6.axis('off')
summary_text = (
    f"TRANSFER-BOGOLIUBOV-64\n"
    f"Verdict: {verdict}\n\n"
    f"|beta_proj|^2 (Gaussian):\n"
    f"  Sequential: {beta_total['Gaussian']:.4e}\n"
    f"  Parallel:   {beta_total_par['Gaussian']:.4e}\n\n"
    f"Cutoff variation:\n"
    f"  Max ratio: {ratio_max:.4f}\n"
    f"  Spread: {max(spread_seq, spread_par):.4f} OOM\n\n"
    f"Suppression (v^2 in S_occ):\n"
    f"  PW selection:  {gap_from_PW:.2f} OOM\n"
    f"  Gap tunneling: {gap_from_gaps:.2f} OOM\n\n"
    f"A_s gap: {gap_occ_orig:.2f} -> {gap_revised:.2f} OOM"
)
ax6.text(0.05, 0.95, summary_text, transform=ax6.transAxes,
         verticalalignment='top', fontfamily='monospace', fontsize=10,
         bbox=dict(boxstyle='round', facecolor='lightyellow', alpha=0.8))

fig.suptitle('S64 Transfer Function: Bogoliubov Projection through Hybridization Gaps',
             fontsize=13, fontweight='bold')
plt.savefig(OUT_PNG, dpi=150, bbox_inches='tight')
print(f"  Saved: {OUT_PNG}")

t_end = time.time()
print(f"\n{'='*78}")
print(f"COMPUTATION COMPLETE")
print(f"  Time: {t_end - t_start:.1f} s")
print(f"  Gaps: {N_gaps}")
print(f"  Cutoffs: {len(cutoff_families)}")
print(f"  |beta_proj|^2 = {beta_total['Gaussian']:.4e} (Gaussian, sequential)")
print(f"  A_s gap revised: {gap_revised:.4f} OOM")
print(f"  VERDICT: {verdict}")
print(f"{'='*78}")
